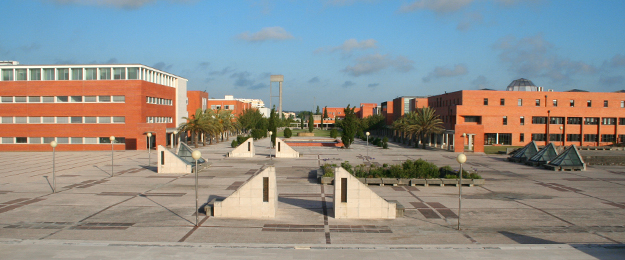
#> input picture 1º_ano/2º_semestre/LI/guiao_7/Imagens-suporte/ua.jpg, 625 x 260 px
$ python ex7_3.py
#> lines starting #> are read from the running program, lines starting #| are printed output that depends on the picture
from PIL import Image


def main(fname):
#> called with fname = 'Imagens-suporte/ua.jpg'
    im = Image.open(fname)
#> im is the input picture: PIL image 625x260 RGB; mean R, G, B 143.3, 142.6, 138.9
    width, height = im.size
#> width = 625; height = 260
    nomeDoFicheiro = fname.split(".")[0]


    dimension = (int(width *0.5), int(height*0.5)) # e brincar com isto
#> dimension = (312, 130)
    new_im = im.resize(dimension, Image.BICUBIC) # trocar BILINEAR para BICUBIC
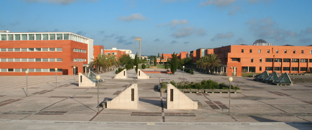
#> new_im: PIL image 312x130 RGB; mean R, G, B 143.3, 142.7, 138.9

    new_im.save(nomeDoFicheiro+"-bicubic.jpg" )


main("Imagens-suporte/ua.jpg")
